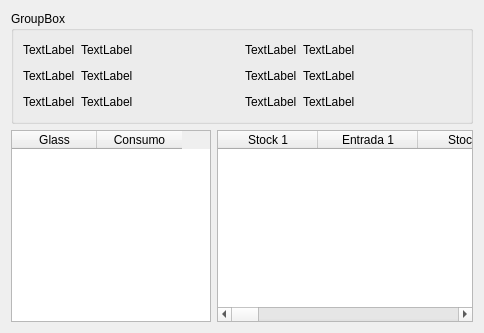
      <widget class="QWidget" name="tab_6">
       <attribute name="title">
        <string>Time-Line</string>
       </attribute>
       <layout class="QGridLayout" name="gridLayout_15">
        <item row="0" column="0">
         <layout class="QVBoxLayout" name="verticalLayout_11">
          <item>
           <widget class="QGroupBox" name="groupBox_8">
            <property name="title">
             <string>GroupBox</string>
            </property>
            <layout class="QGridLayout" name="gridLayout_14">
             <item row="0" column="0">
              <layout class="QHBoxLayout" name="horizontalLayout_23">
               <item>
                <layout class="QHBoxLayout" name="horizontalLayout_17">
                 <item>
                  <widget class="QLabel" name="label_35">
                   <property name="text">
                    <string>TextLabel</string>
                   </property>
                  </widget>
                 </item>
                 <item>
                  <widget class="QLabel" name="label_36">
                   <property name="text">
                    <string>TextLabel</string>
                   </property>
                  </widget>
                 </item>
                </layout>
               </item>
               <item>
                <spacer name="horizontalSpacer_18">
                 <property name="orientation">
                  <enum>Qt::Horizontal</enum>
                 </property>
                 <property name="sizeHint" stdset="0">
                  <size>
                   <width>40</width>
                   <height>20</height>
                  </size>
                 </property>
                </spacer>
               </item>
               <item>
                <layout class="QHBoxLayout" name="horizontalLayout_20">
                 <item>
                  <widget class="QLabel" name="label_41">
                   <property name="text">
                    <string>TextLabel</string>
                   </property>
                  </widget>
                 </item>
                 <item>
                  <widget class="QLabel" name="label_42">
                   <property name="text">
                    <string>TextLabel</string>
                   </property>
                  </widget>
                 </item>
                </layout>
               </item>
               <item>
                <spacer name="horizontalSpacer_15">
                 <property name="orientation">
                  <enum>Qt::Horizontal</enum>
                 </property>
                 <property name="sizeHint" stdset="0">
                  <size>
                   <width>40</width>
                   <height>20</height>
                  </size>
                 </property>
                </spacer>
               </item>
              </layout>
             </item>
             <item row="1" column="0">
              <layout class="QHBoxLayout" name="horizontalLayout_24">
               <item>
                <layout class="QHBoxLayout" name="horizontalLayout_18">
                 <item>
                  <widget class="QLabel" name="label_37">
                   <property name="text">
                    <string>TextLabel</string>
                   </property>
                  </widget>
                 </item>
                 <item>
                  <widget class="QLabel" name="label_38">
                   <property name="text">
                    <string>TextLabel</string>
                   </property>
                  </widget>
                 </item>
                </layout>
               </item>
               <item>
                <spacer name="horizontalSpacer_16">
                 <property name="orientation">
                  <enum>Qt::Horizontal</enum>
                 </property>
                 <property name="sizeHint" stdset="0">
                  <size>
                   <width>40</width>
                   <height>20</height>
                  </size>
                 </property>
                </spacer>
               </item>
               <item>
                <layout class="QHBoxLayout" name="horizontalLayout_21">
                 <item>
                  <widget class="QLabel" name="label_43">
                   <property name="text">
                    <string>TextLabel</string>
                   </property>
                  </widget>
                 </item>
                 <item>
                  <widget class="QLabel" name="label_44">
                   <property name="text">
                    <string>TextLabel</string>
                   </property>
                  </widget>
                 </item>
                </layout>
               </item>
               <item>
                <spacer name="horizontalSpacer_19">
                 <property name="orientation">
                  <enum>Qt::Horizontal</enum>
                 </property>
                 <property name="sizeHint" stdset="0">
                  <size>
                   <width>40</width>
                   <height>20</height>
                  </size>
                 </property>
                </spacer>
               </item>
              </layout>
             </item>
             <item row="2" column="0">
              <layout class="QHBoxLayout" name="horizontalLayout_25">
               <item>
                <layout class="QHBoxLayout" name="horizontalLayout_19">
                 <item>
                  <widget class="QLabel" name="label_39">
                   <property name="text">
                    <string>TextLabel</string>
                   </property>
                  </widget>
                 </item>
                 <item>
                  <widget class="QLabel" name="label_40">
                   <property name="text">
                    <string>TextLabel</string>
                   </property>
                  </widget>
                 </item>
                </layout>
               </item>
               <item>
                <spacer name="horizontalSpacer_17">
                 <property name="orientation">
                  <enum>Qt::Horizontal</enum>
                 </property>
                 <property name="sizeHint" stdset="0">
                  <size>
                   <width>40</width>
                   <height>20</height>
                  </size>
                 </property>
                </spacer>
               </item>
               <item>
                <layout class="QHBoxLayout" name="horizontalLayout_22">
                 <item>
                  <widget class="QLabel" name="label_45">
                   <property name="text">
                    <string>TextLabel</string>
                   </property>
                  </widget>
                 </item>
                 <item>
                  <widget class="QLabel" name="label_46">
                   <property name="text">
                    <string>TextLabel</string>
                   </property>
                  </widget>
                 </item>
                </layout>
               </item>
               <item>
                <spacer name="horizontalSpacer_20">
                 <property name="orientation">
                  <enum>Qt::Horizontal</enum>
                 </property>
                 <property name="sizeHint" stdset="0">
                  <size>
                   <width>40</width>
                   <height>20</height>
                  </size>
                 </property>
                </spacer>
               </item>
              </layout>
             </item>
            </layout>
           </widget>
          </item>
          <item>
           <layout class="QHBoxLayout" name="horizontalLayout_26">
            <item>
             <widget class="QTableWidget" name="tableWidget">
              <property name="minimumSize">
               <size>
                <width>200</width>
                <height>0</height>
               </size>
              </property>
              <property name="maximumSize">
               <size>
                <width>200</width>
                <height>16777215</height>
               </size>
              </property>
              <property name="sortingEnabled">
               <bool>true</bool>
              </property>
              <attribute name="horizontalHeaderMinimumSectionSize">
               <number>30</number>
              </attribute>
              <attribute name="horizontalHeaderDefaultSectionSize">
               <number>85</number>
              </attribute>
              <attribute name="verticalHeaderMinimumSectionSize">
               <number>24</number>
              </attribute>
              <attribute name="verticalHeaderDefaultSectionSize">
               <number>30</number>
              </attribute>
              <column>
               <property name="text">
                <string>Glass</string>
               </property>
              </column>
              <column>
               <property name="text">
                <string>Consumo</string>
               </property>
              </column>
             </widget>
            </item>
            <item>
             <widget class="QTableWidget" name="tableWidget_2">
              <column>
               <property name="text">
                <string>Stock 1</string>
               </property>
              </column>
              <column>
               <property name="text">
                <string>Entrada 1</string>
               </property>
              </column>
              <column>
               <property name="text">
                <string>Stock 2</string>
               </property>
              </column>
              <column>
               <property name="text">
                <string>Entrada 2</string>
               </property>
              </column>
              <column>
               <property name="text">
                <string>Stock 3</string>
               </property>
              </column>
              <column>
               <property name="text">
                <string>Entrada 3</string>
               </property>
              </column>
              <column>
               <property name="text">
                <string>Stock 4</string>
               </property>
              </column>
              <column>
               <property name="text">
                <string>Entrada 4</string>
               </property>
              </column>
              <column>
               <property name="text">
                <string>Stock 5</string>
               </property>
              </column>
              <column>
               <property name="text">
                <string>Entrada 5</string>
               </property>
              </column>
              <column>
               <property name="text">
                <string>Stock 6</string>
               </property>
              </column>
              <column>
               <property name="text">
                <string>Entrada 6</string>
               </property>
              </column>
              <column>
               <property name="text">
                <string>Stock 7</string>
               </property>
              </column>
              <column>
               <property name="text">
                <string>Entrada 7</string>
               </property>
              </column>
              <column>
               <property name="text">
                <string>Stock 8</string>
               </property>
              </column>
              <column>
               <property name="text">
                <string>Entrada 8</string>
               </property>
              </column>
              <column>
               <property name="text">
                <string>Stock 9</string>
               </property>
              </column>
              <column>
               <property name="text">
                <string>Entrada 9</string>
               </property>
              </column>
              <column>
               <property name="text">
                <string>Stock 10</string>
               </property>
              </column>
              <column>
               <property name="text">
                <string>Entrada 10</string>
               </property>
              </column>
              <column>
               <property name="text">
                <string>Stock 11</string>
               </property>
              </column>
              <column>
               <property name="text">
                <string>Entrada 11</string>
               </property>
              </column>
              <column>
               <property name="text">
                <string>Stock 12</string>
               </property>
              </column>
              <column>
               <property name="text">
                <string>Entrada 12</string>
               </property>
              </column>
              <column>
               <property name="text">
                <string>Stock 13</string>
               </property>
              </column>
              <column>
               <property name="text">
                <string>Entrada 13</string>
               </property>
              </column>
              <column>
               <property name="text">
                <string>Stock 14</string>
               </property>
              </column>
              <column>
               <property name="text">
                <string>Entrada 14</string>
               </property>
              </column>
              <column>
               <property name="text">
                <string>Stock 15</string>
               </property>
              </column>
              <column>
               <property name="text">
                <string>Entrada 15</string>
               </property>
              </column>
              <column>
               <property name="text">
                <string>Stock 16</string>
               </property>
              </column>
              <column>
               <property name="text">
                <string>Entrada 16</string>
               </property>
              </column>
              <column>
               <property name="text">
                <string>Stock 17</string>
               </property>
              </column>
              <column>
               <property name="text">
                <string>Entrada 17</string>
               </property>
              </column>
              <column>
               <property name="text">
                <string>Stock 18</string>
               </property>
              </column>
              <column>
               <property name="text">
                <string>Entrada 18</string>
               </property>
              </column>
              <column>
               <property name="text">
                <string>Stock 19</string>
               </property>
              </column>
              <column>
               <property name="text">
                <string>Entrada 19</string>
               </property>
              </column>
              <column>
               <property name="text">
                <string>Stock 20</string>
               </property>
              </column>
              <column>
               <property name="text">
                <string>Entrada 20</string>
               </property>
              </column>
              <column>
               <property name="text">
                <string>Stock 21</string>
               </property>
              </column>
              <column>
               <property name="text">
                <string>Entrada 21</string>
               </property>
              </column>
              <column>
               <property name="text">
                <string>Stock 22</string>
               </property>
              </column>
              <column>
               <property name="text">
                <string>Entrada 22</string>
               </property>
              </column>
              <column>
               <property name="text">
                <string>Stock 23</string>
               </property>
              </column>
              <column>
               <property name="text">
                <string>Entrada 23</string>
               </property>
              </column>
              <column>
               <property name="text">
                <string>Stock 24</string>
               </property>
              </column>
              <column>
               <property name="text">
                <string>Entrada 24</string>
               </property>
              </column>
              <column>
               <property name="text">
                <string>Stock 25</string>
               </property>
              </column>
              <column>
               <property name="text">
                <string>Entrada 25</string>
               </property>
              </column>
              <column>
               <property name="text">
                <string>Stock 26</string>
               </property>
              </column>
              <column>
               <property name="text">
                <string>Entrada 26</string>
               </property>
              </column>
              <column>
               <property name="text">
                <string>Stock 27</string>
               </property>
              </column>
              <column>
               <property name="text">
                <string>Entrada 27</string>
               </property>
              </column>
              <column>
               <property name="text">
                <string>Stock 28</string>
               </property>
              </column>
              <column>
               <property name="text">
                <string>Entrada 28</string>
               </property>
              </column>
              <column>
               <property name="text">
                <string>Stock 29</string>
               </property>
              </column>
              <column>
               <property name="text">
                <string>Entrada 29</string>
               </property>
              </column>
              <column>
               <property name="text">
                <string>Stock 30</string>
               </property>
              </column>
              <column>
               <property name="text">
                <string>Entrada 30</string>
               </property>
              </column>
              <column>
               <property name="text">
                <string>Stock 31</string>
               </property>
              </column>
              <column>
               <property name="text">
                <string>Entrada 31</string>
               </property>
              </column>
              <column>
               <property name="text">
                <string>Stock 32</string>
               </property>
              </column>
              <column>
               <property name="text">
                <string>Entrada 32</string>
               </property>
              </column>
              <column>
               <property name="text">
                <string>Stock 33</string>
               </property>
              </column>
              <column>
               <property name="text">
                <string>Entrada 33</string>
               </property>
              </column>
              <column>
               <property name="text">
                <string>Stock 34</string>
               </property>
              </column>
              <column>
               <property name="text">
                <string>Entrada 34</string>
               </property>
              </column>
              <column>
               <property name="text">
                <string>Stock 35</string>
               </property>
              </column>
              <column>
               <property name="text">
                <string>Entrada 35</string>
               </property>
              </column>
              <column>
               <property name="text">
                <string>Stock 36</string>
               </property>
              </column>
              <column>
               <property name="text">
                <string>Entrada 36</string>
               </property>
              </column>
              <column>
               <property name="text">
                <string>Stock 37</string>
               </property>
              </column>
              <column>
               <property name="text">
                <string>Entrada 37</string>
               </property>
              </column>
              <column>
               <property name="text">
                <string>Stock 38</string>
               </property>
              </column>
              <column>
               <property name="text">
                <string>Entrada 38</string>
               </property>
              </column>
              <column>
               <property name="text">
                <string>Stock 39</string>
               </property>
              </column>
              <column>
               <property name="text">
                <string>Entrada 39</string>
               </property>
              </column>
              <column>
               <property name="text">
                <string>Stock 40</string>
               </property>
              </column>
              <column>
               <property name="text">
                <string>Entrada 40</string>
               </property>
              </column>
              <column>
               <property name="text">
                <string>Stock 41</string>
               </property>
              </column>
              <column>
               <property name="text">
                <string>Entrada 41</string>
               </property>
              </column>
              <column>
               <property name="text">
                <string>Stock 42</string>
               </property>
              </column>
              <column>
               <property name="text">
                <string>Entrada 42</string>
               </property>
              </column>
              <column>
               <property name="text">
                <string>Stock 43</string>
               </property>
              </column>
              <column>
               <property name="text">
                <string>Entrada 43</string>
               </property>
              </column>
              <column>
               <property name="text">
                <string>Stock 44</string>
               </property>
              </column>
              <column>
               <property name="text">
                <string>Entrada 44</string>
               </property>
              </column>
              <column>
               <property name="text">
                <string>Stock 45</string>
               </property>
              </column>
              <column>
               <property name="text">
                <string>Entrada 45</string>
               </property>
              </column>
              <column>
               <property name="text">
                <string>Stock 46</string>
               </property>
              </column>
              <column>
               <property name="text">
                <string>Entrada 46</string>
               </property>
              </column>
              <column>
               <property name="text">
                <string>Stock 47</string>
               </property>
              </column>
              <column>
               <property name="text">
                <string>Entrada 47</string>
               </property>
              </column>
              <column>
               <property name="text">
                <string>Stock 48</string>
               </property>
              </column>
              <column>
               <property name="text">
                <string>Entrada 48</string>
               </property>
              </column>
              <column>
               <property name="text">
                <string>Stock 49</string>
               </property>
              </column>
              <column>
               <property name="text">
                <string>Entrada 49</string>
               </property>
              </column>
              <column>
               <property name="text">
                <string>Stock 50</string>
               </property>
              </column>
              <column>
               <property name="text">
                <string>Entrada 50</string>
               </property>
              </column>
              <column>
               <property name="text">
                <string>Stock 51</string>
               </property>
              </column>
              <column>
               <property name="text">
                <string>Entrada 51</string>
               </property>
              </column>
              <column>
               <property name="text">
                <string>Stock 52</string>
               </property>
              </column>
              <column>
               <property name="text">
                <string>Entrada 52</string>
               </property>
              </column>
             </widget>
            </item>
           </layout>
          </item>
         </layout>
        </item>
       </layout>
      </widget>
